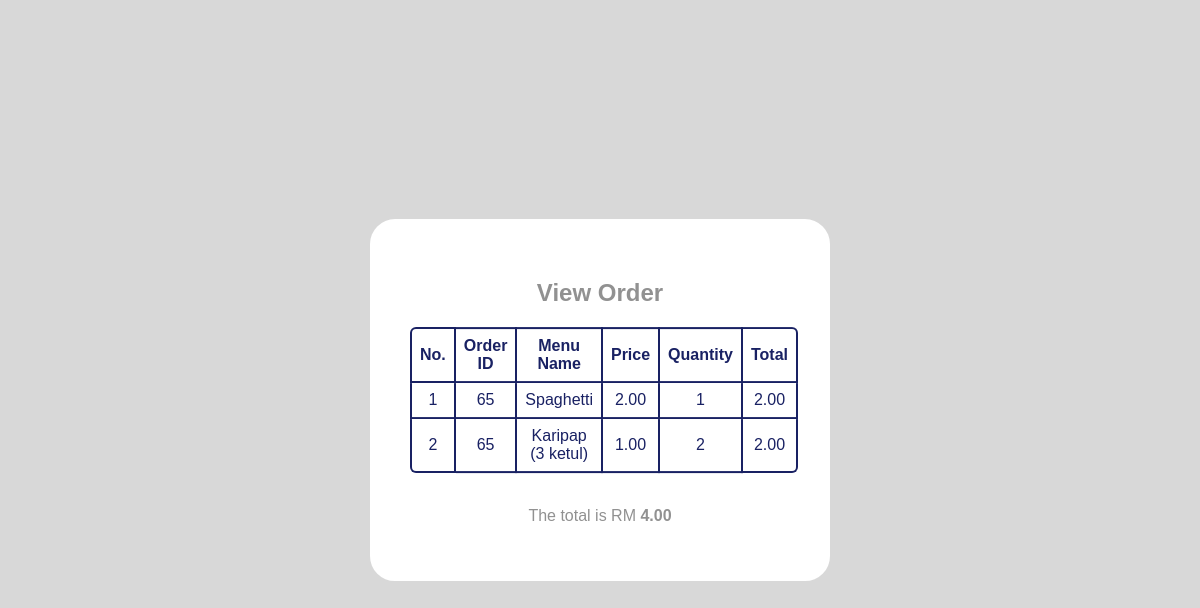
The app's page /viewstorder.php?id=65 with its own data.
### tables this page shows
CREATE TABLE `storderlist` (
  `id` int(11) NOT NULL,
  `order_id` int(11) NOT NULL,
  `menu_name` varchar(100) NOT NULL,
  `price` decimal(10,2) DEFAULT NULL,
  `quantity` int(11) DEFAULT NULL,
  `total` decimal(10,2) DEFAULT NULL
);

### viewstorder.php (the view, shortened to what this page needs)
<!DOCTYPE html>
<html>
<head>
	<link rel = "stylesheet" type = "text/css" href = "custorders.css">
</head>
<body>
<center>
	<br>
	<form class="box">
	<h2>View Order</h2>
	<table>
	<tr>
		<th>No.</th>
		<th>Order ID</th>
		<th>Menu Name</th>
		<th>Price</th>
		<th>Quantity</th>
		<th>Total</th>
	</tr>
	<?php
include_once("config.php");
$id = $_GET['id'];
$i 	= 1;
$query = "SELECT * FROM storderlist where order_id = $id;";
$result = $con->query($query);
if($result->num_rows>0){
	while($row = $result-> fetch_assoc()){
		$menuname 	= $row['menu_name'];
		$price  	= $row['price'];
		$quantity 	= $row['quantity'];
		$total  	= $row['total'];
?>
	<tr>
		<td><?php echo $i++; ?></td>
		<td><?php echo $id; ?></td>
		<td><?php echo $menuname; ?></td>
		<td><?php echo $price; ?></td>
		<td><?php echo $quantity; ?></td>
		<td class = "total"><?php echo $total; ?></td>
	</tr>
	 <?php
                  }
                }
                ?>
	</table>
	<br>
	<p>
				The total is RM
				<b id="TotalCart"></b>
			</p>
</center>
</body>
</html>

### custorders.css (style rules this page uses)
table { border-collapse: separate; border-spacing: 0; min-width: 350px; color: #192163; text-align: center; width: 60%; }
table tr th, table tr td { border-right: 2px solid #192163; border-bottom: 2px solid #192163; text-decoration: none; padding: 8px 8px; }
table tr th:first-child, table tr td:first-child { border-left: 2px solid #192163; }
table tr th { background: white; border-top: 2px solid #192163; text-align: center; }
table tr:first-child th:first-child { border-top-left-radius: 6px; }
table tr:first-child th:last-child { border-top-right-radius: 6px; }
table tr:last-child td:first-child { border-bottom-left-radius: 6px; }
table tr:last-child td:last-child { border-bottom-right-radius: 6px; }
td { background: white; text-align: center; }

### viewstorder.php (style rules this page uses)
body { margin: 0; padding: 0; font-family: sans-serif; background: #D8D8D8; }
.box { width: 380px; padding: 40px; position: absolute; top: 50%; left: 50%; transform: translate(-50%,-50%); background: #fff; text-align: center; border-radius: 25px; color: #919191; }

### records on screen
storderlist: menu_name "Spaghetti", price "2.00", quantity "1", total "2.00"
storderlist: menu_name "Karipap (3 ketul)", price "1.00", quantity "2", total "2.00"
